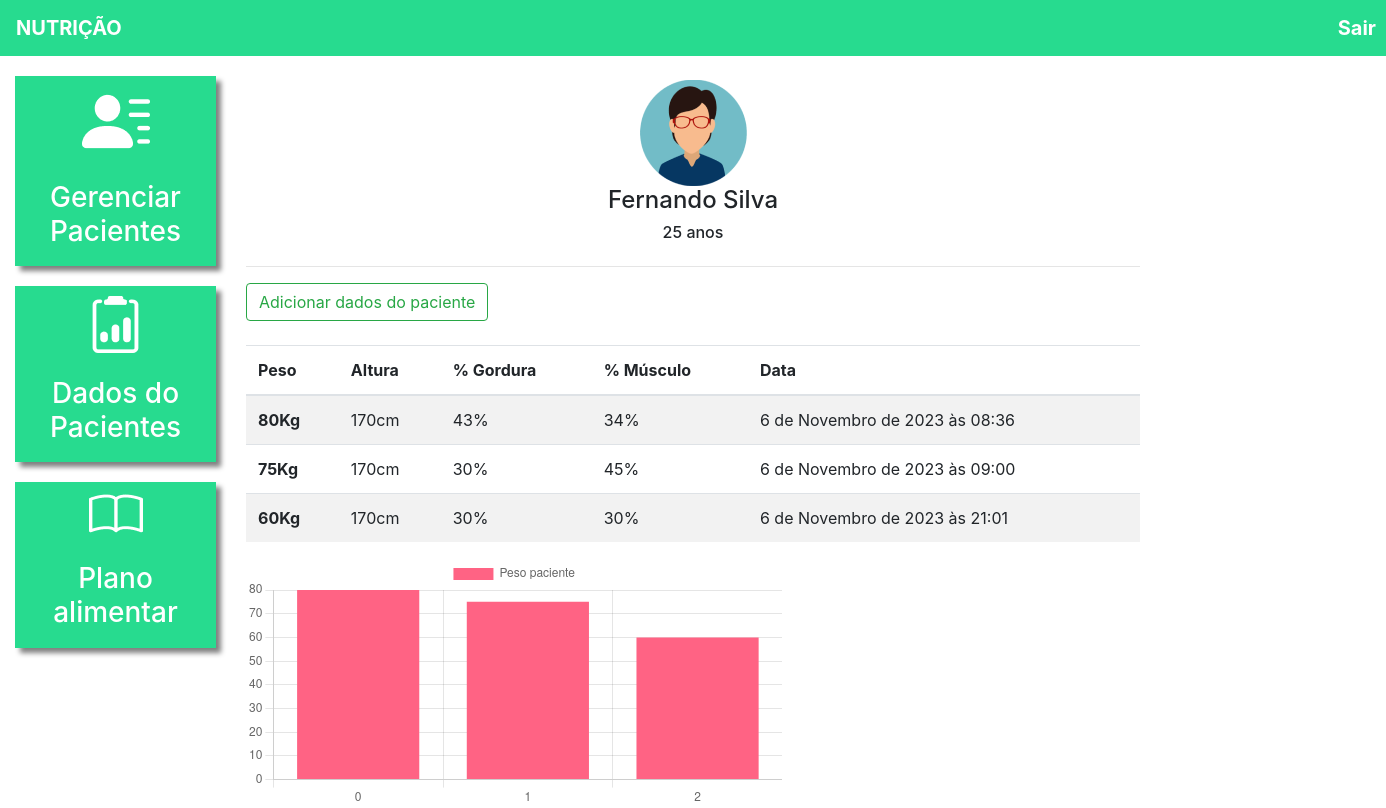
Screenshot of /dados_paciente/1/ (signed in) with the database file from the repository.
### plataforma/models.py (models this page shows, shortened)
class Pacientes(models.Model):
    choices_sexo = (('F', 'Feminino'),
                    ('M', 'Maculino'))
    nome = models.CharField(max_length=50)
    sexo = models.CharField(max_length=1, choices=choices_sexo)
    idade = models.IntegerField()
    email = models.EmailField()
    telefone = models.CharField(max_length=19)
    nutri = models.ForeignKey(User, on_delete=models.CASCADE)

class DadosPaciente(models.Model):
    paciente = models.ForeignKey(Pacientes, on_delete=models.CASCADE)
    data = models.DateTimeField()
    peso = models.IntegerField()
    altura = models.IntegerField()
    percentual_gordura = models.IntegerField()
    percentual_musculo = models.IntegerField()
    colesterol_hdl = models.IntegerField()
    colesterol_ldl = models.IntegerField()
    colesterol_total = models.IntegerField()
    trigliceridios = models.IntegerField()

### plataforma/views.py (the view, shortened to what this page needs)
# urls.py: path('dados_paciente/', views.dados_paciente_listar, name = "dados_paciente_listar"),
@login_required(login_url='/auth/logar/')
def dados_paciente(request, id):
    paciente = get_object_or_404(Pacientes, id=id)
    if not paciente.nutri == request.user:
        messages.add_message(request, constants.ERROR, 'Você não possui permissão para acessar os dados deste paciente!')
        return redirect('/dados_paciente/')
    if request.method == "GET":
        dados_paciente = DadosPaciente.objects.filter(paciente=paciente)
        return render(request, 'dados_paciente.html', {'paciente': paciente, 'dados_paciente': dados_paciente})

### plataforma/templates/dados_paciente.html (shortened to what this page needs)
{% extends 'base_plataforma.html' %}
{% load static %}
{% block 'plataforma' %}
    <br>
    <div class="row">
        <div class="col-12 text-center">
            {% if paciente.sexo == "F" %}
                <img src="{% static 'plataforma/img/perfil1.png' %}">
            {% else %}
                <img src="{% static 'plataforma/img/perfil2.png' %}">
            {% endif %}
        </div>
        <div class="col-12 dados descricao text-center">
            <h4>{{ paciente.nome }}</h4>
            <h6>{{ paciente.idade }} anos</h6>
        </div>
    </div>
    <hr>
    <button type="button" class="btn btn-outline-success" data-toggle="modal" data-target="#modal">
        Adicionar dados do paciente
    </button>
    <br>
    <br>
    <table class="table table-striped">
        <thead>
            <tr>
            <th scope="col">Peso</th>
            <th scope="col">Altura</th>
            <th scope="col">% Gordura</th>
            <th scope="col">% Músculo</th>
            <th scope="col">Data</th>
            </tr>
        </thead>
        <tbody>
            {% for dado in dados_paciente %}
                <tr>
                    <th scope="row">{{ dado.peso }}Kg</th>
                    <td>{{ dado.altura }}cm</td>
                    <td>{{ dado.percentual_gordura }}%</td>
                    <td>{{ dado.percentual_musculo }}%</td>
                    <td>{{ dado.data }}</td>
                </tr>
            {% endfor %}
        </tbody>
    </table>
    <div style="width: 60%;">
        <canvas id="myChart" style="max-height: 250px!important;"></canvas>
    </div>
    <script>
        fetch("/grafico_peso/{{paciente.id}}/",{
            method: 'POST',
        }).then(function(result){
            return result.json()
        }).then(function(data_paciente){
            const data = {
                labels: data_paciente['labels'],
                datasets: [{
                        label: 'Peso paciente',
                        backgroundColor: 'rgb(255, 99, 132)',
                        borderColor: 'rgb(255, 99, 132)',
                        data: data_paciente['peso'],
                }]
            };
            const config = {
                type: 'bar',
                data: data,
                options: {}
            };
            const myChart = new Chart(
                document.getElementById('myChart'),
                config
            );
        })
    </script>
{% endblock%}

### templates/base_plataforma.html (shortened to what this page needs)
{% extends 'base.html' %}
{% load static  %}
{% block 'head' %}
    <link rel="stylesheet" href="{% static 'plataforma/css/css.css' %}">
    <link rel="stylesheet" href="{% static 'plataforma/css/plano_alimentar.css' %}">
{% endblock %}
{% block 'body' %}
    <div class="container-fluid">
        <div class="row">
            <div class="col-md-2">
                <a href="{% url 'pacientes' %}" class="link-lateral">
                    <div class="card-lateral">
                        <img src="{% static 'plataforma/img/paciente.png' %}">
                        <br>
                        <br>
                        <h3>Gerenciar Pacientes</h3>
                    </div>
                  </a>
                  <a href="{% url 'dados_paciente_listar' %}" class="link-lateral">
                    <div class="card-lateral">
                        <img src="{% static 'plataforma/img/dados_paciente.png' %}">
                        <br>
                        <br>
                        <h3>Dados do Pacientes</h3>
                    </div>
                  </a>
                  <a href="{% url 'plano_alimentar_listar' %}" class="link-lateral">
                    <div class="card-lateral">
                        <img src="{% static 'plataforma/img/plano_alimentar.png' %}">
                        <br>
                        <br>
                        <h3>Plano alimentar</h3>
                    </div>
                  </a>
            </div>
            <div class="col-md-8">
                {% block 'plataforma' %}
                {% endblock %}
            </div>
        </div>
    </div>
{% endblock%}

### templates/base.html (shortened to what this page needs)
{% load static %}
<!doctype html>
<html lang="pt-BR">
    <head>
        {% block 'head' %}{% endblock %}
        <link rel="stylesheet" href="https://cdn.jsdelivr.net/npm/bootstrap@4.6.1/dist/css/bootstrap.min.css">
    </head>
    <body>
        {% if user.is_authenticated %}
            <nav style="background-color: #27DB8F;" class="navbar navbar-expand-lg navbar-dark">
                <a style="font-weight: bold" class="navbar-brand" href="#">NUTRIÇÃO</a>
                <a style="position: relative; left: 1200px; font-weight: bold" class="navbar-brand" href="{% url 'sair' %}">Sair</a>
            </nav>
        {% endif %}
        {% block 'body' %}{% endblock %}
    </body>
</html>

### templates/static/plataforma/css/css.css (style rules this page uses)
.card-lateral { background-color: #27DB8F; margin-top: 20px; padding: 10px; color: white; font-weight: bold; text-decoration: none; text-align: center; box-shadow: 5px 5px 5px gray; }
.dados { font-weight: bold; }

### rows the page displays
Pacientes: nome "Fernando Silva", idade "25"
DadosPaciente: peso "80", altura "170", percentual_gordura "43", percentual_musculo "34", data "6 de Novembro de 2023 às 08:36"
DadosPaciente: peso "75", altura "170", percentual_gordura "30", percentual_musculo "45", data "6 de Novembro de 2023 às 09:00"
DadosPaciente: peso "60", altura "170", percentual_gordura "30", percentual_musculo "30", data "6 de Novembro de 2023 às 21:01"
